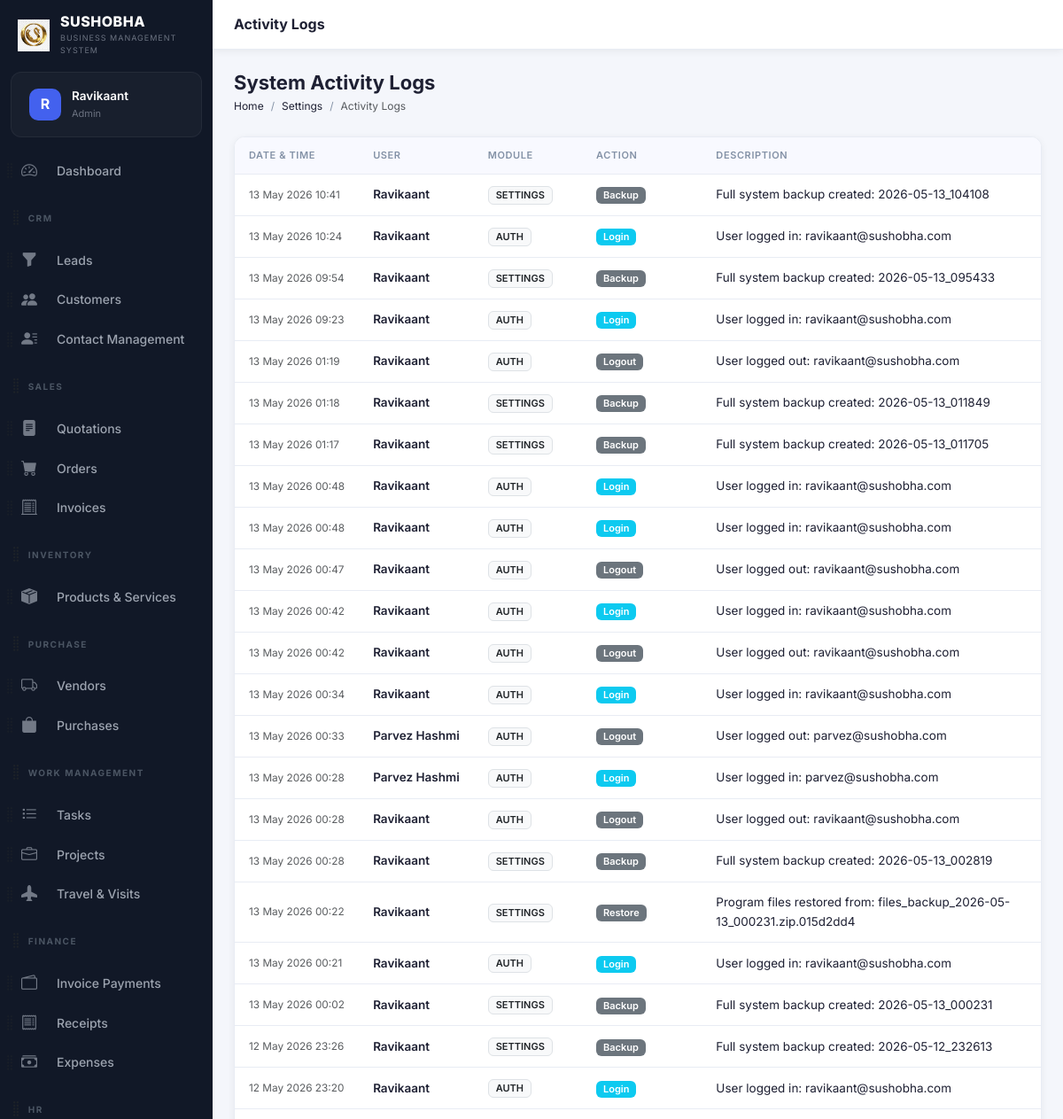
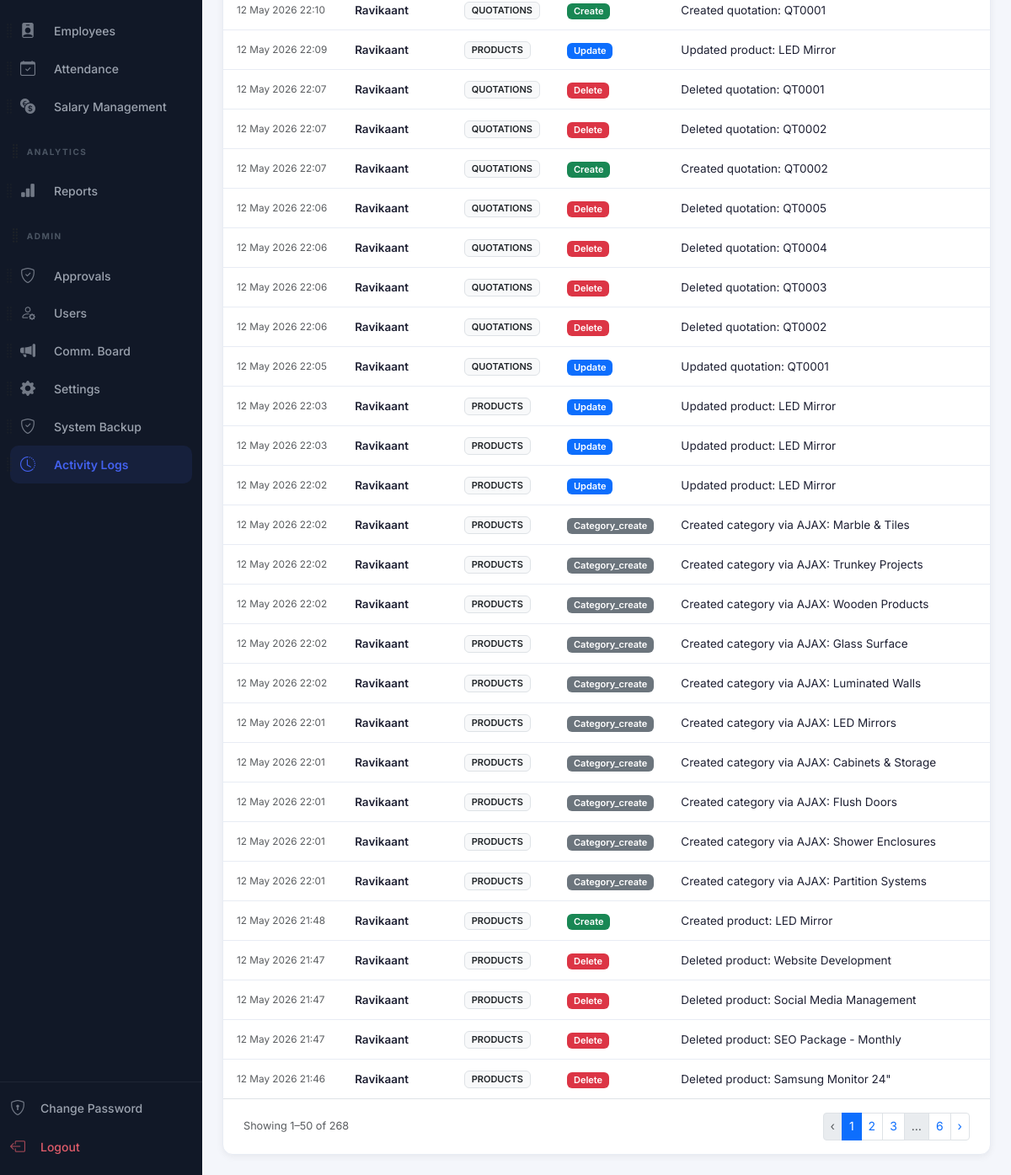
Page /modules/settings/activity-logs.php (signed in) on the earlier database version (2 pictures, top to bottom).
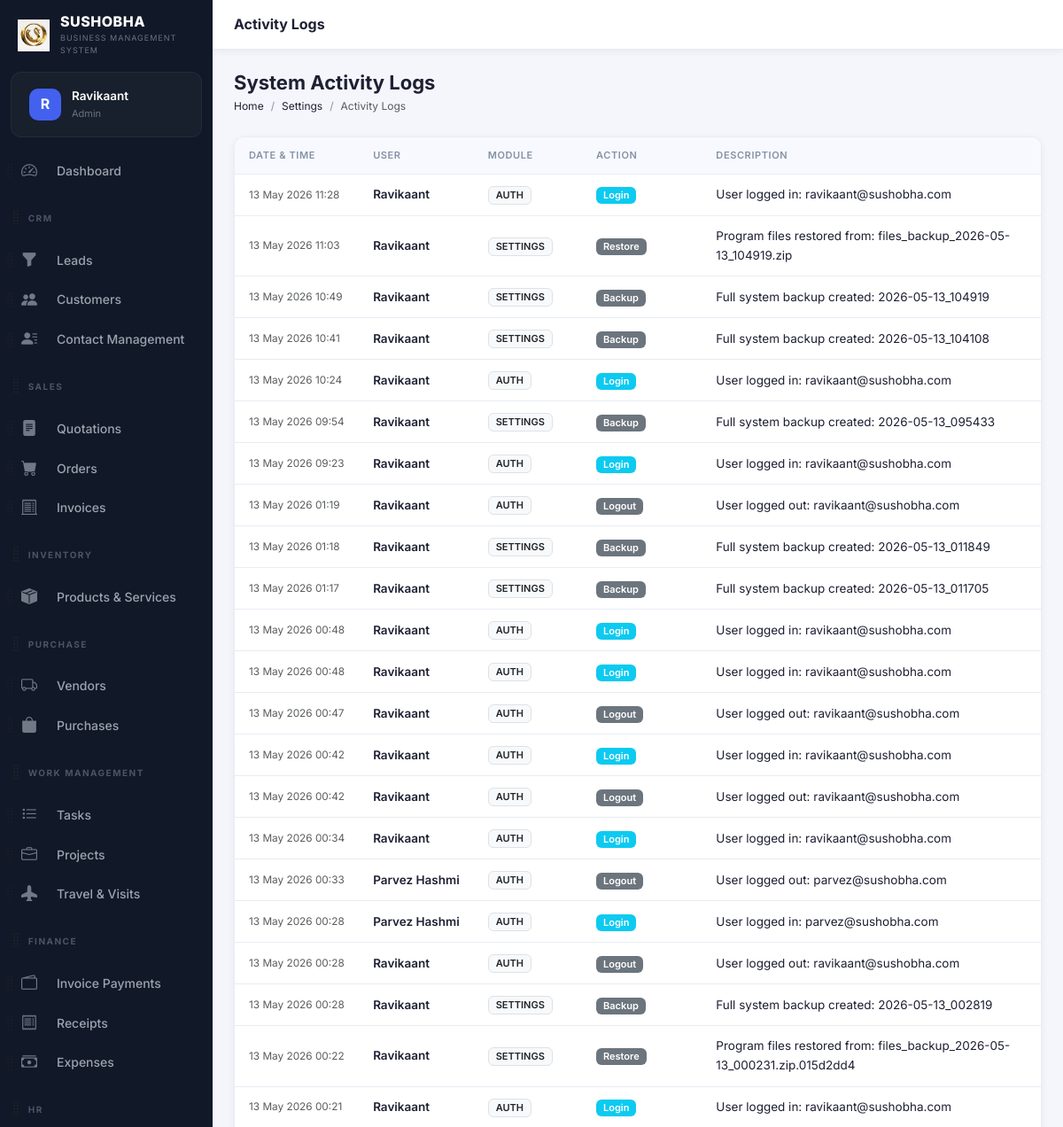
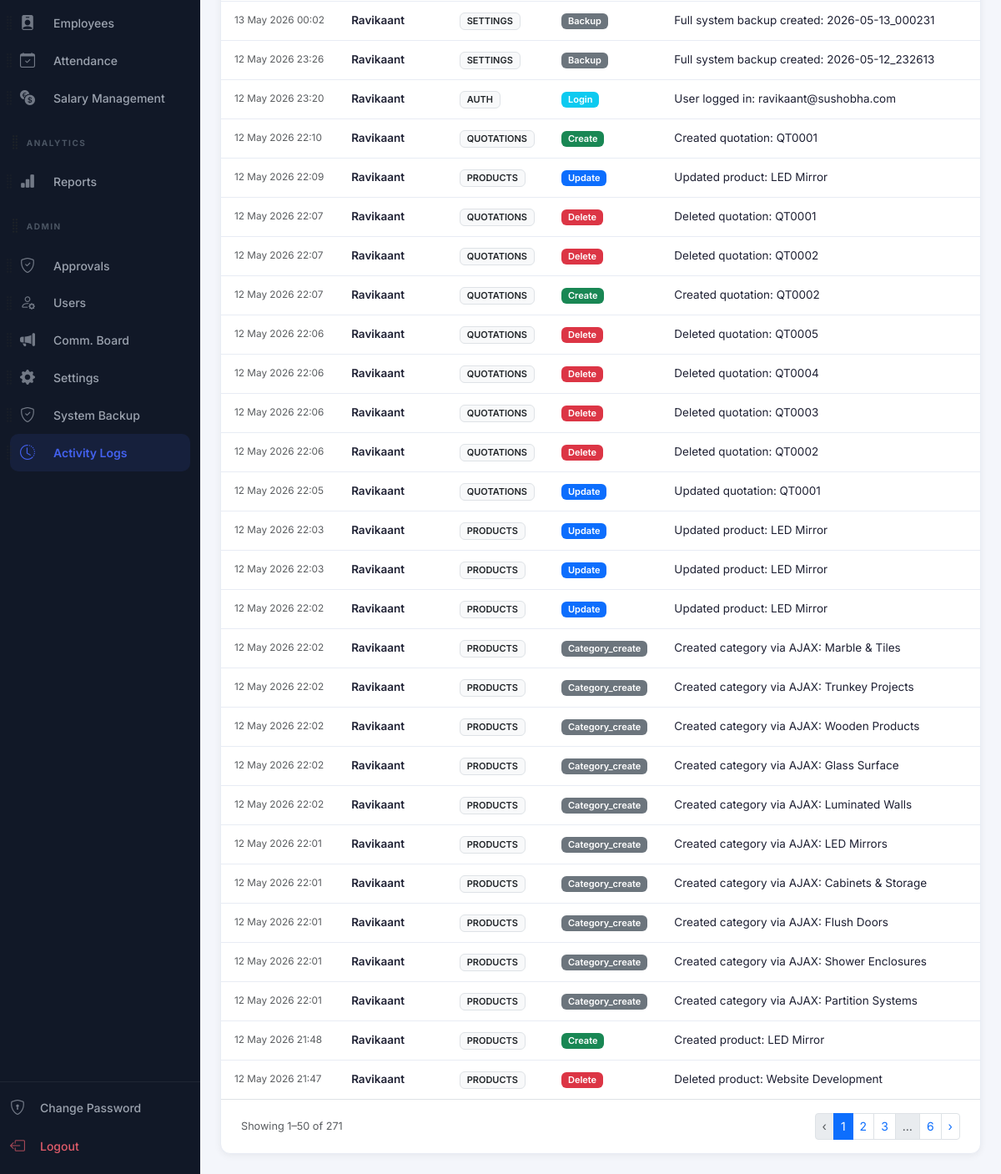
Same page on the later database version (2 pictures, top to bottom).
### tables this page shows
CREATE TABLE `users` (
  `id` int(10) unsigned NOT NULL AUTO_INCREMENT,
  `role_id` int(10) unsigned NOT NULL DEFAULT 5,
  `name` varchar(100) NOT NULL,
  `email` varchar(150) NOT NULL,
  `password` varchar(255) NOT NULL,
  `phone` varchar(20) DEFAULT NULL,
  `avatar` varchar(255) DEFAULT NULL,
  `is_active` tinyint(1) NOT NULL DEFAULT 1,
  `remember_token` varchar(100) DEFAULT NULL,
  `reset_token` varchar(100) DEFAULT NULL,
  `reset_token_expires` datetime DEFAULT NULL,
  `last_login` datetime DEFAULT NULL,
  `login_attempts` int(11) DEFAULT 0,
  `locked_until` datetime DEFAULT NULL,
  `created_at` timestamp NOT NULL DEFAULT current_timestamp(),
  `updated_at` timestamp NOT NULL DEFAULT current_timestamp() ON UPDATE current_timestamp(),
  `access_rights` varchar(255) DEFAULT '["Read"]',
  PRIMARY KEY (`id`),
  UNIQUE KEY `email` (`email`),
  KEY `role_id` (`role_id`),
  CONSTRAINT `users_ibfk_1` FOREIGN KEY (`role_id`) REFERENCES `roles` (`id`)
);

CREATE TABLE `roles` (
  `id` int(10) unsigned NOT NULL AUTO_INCREMENT,
  `name` varchar(50) NOT NULL,
  `slug` varchar(50) NOT NULL,
  `permissions` longtext DEFAULT NULL CHECK (json_valid(`permissions`)),
  `created_at` timestamp NOT NULL DEFAULT current_timestamp(),
  PRIMARY KEY (`id`),
  UNIQUE KEY `name` (`name`),
  UNIQUE KEY `slug` (`slug`)
);

CREATE TABLE `activity_logs` (
  `id` int(10) unsigned NOT NULL AUTO_INCREMENT,
  `user_id` int(10) unsigned DEFAULT NULL,
  `module` varchar(50) DEFAULT NULL,
  `action` varchar(50) DEFAULT NULL,
  `description` text DEFAULT NULL,
  `record_id` int(10) unsigned DEFAULT NULL,
  `ip_address` varchar(45) DEFAULT NULL,
  `user_agent` varchar(255) DEFAULT NULL,
  `created_at` timestamp NOT NULL DEFAULT current_timestamp(),
  PRIMARY KEY (`id`),
  KEY `user_id` (`user_id`),
  KEY `idx_log_module` (`module`),
  KEY `idx_log_created` (`created_at`),
  CONSTRAINT `activity_logs_ibfk_1` FOREIGN KEY (`user_id`) REFERENCES `users` (`id`) ON DELETE SET NULL
);

### config/db.php (called while the page is built, shortened)
<?php
class Database {
    private static ?PDO $instance = null;
    public static function getInstance(): PDO {
        if (self::$instance === null) {
            $host   = 'localhost';
            $dbname = 'sushobha_crm';
            $user   = 'root';
            $pass   = '';
            $charset = 'utf8mb4';
            $dsn = "mysql:host={$host};dbname={$dbname};charset={$charset}";
            $options = [
                PDO::ATTR_ERRMODE            => PDO::ERRMODE_EXCEPTION,
                PDO::ATTR_DEFAULT_FETCH_MODE => PDO::FETCH_ASSOC,
                PDO::ATTR_EMULATE_PREPARES   => false,
            ];
            try {
                self::$instance = new PDO($dsn, $user, $pass, $options);
            } catch (PDOException $e) {
                die(json_encode(['error' => 'Database connection failed: ' . $e->getMessage()]));
            }
        }
        return self::$instance;
    }
}
function db(): PDO {
    return Database::getInstance();
}

### includes/auth.php (called while the page is built, shortened)
<?php
require_once __DIR__ . '/../config/db.php';
function isLoggedIn(): bool {
    return isset($_SESSION['user_id']) && !empty($_SESSION['user_id']);
}
function currentUser(): ?array {
    static $user = null;
    if ($user === null) {
        $stmt = db()->prepare("SELECT u.*, r.name AS role_name, r.slug AS role_slug, r.permissions FROM users u JOIN roles r ON u.role_id = r.id WHERE u.id = ?");
        $stmt->execute([$_SESSION['user_id']]);
        $user = $stmt->fetch();
    }
    return $user;
}

### modules/settings/activity-logs.php (the view, shortened to what this page needs)
<?php
require_once __DIR__ . '/../../config/db.php';
require_once __DIR__ . '/../../includes/auth.php';
require_once __DIR__ . '/../../includes/functions.php';
$page   = max(1,(int)($_GET['page'] ?? 1));
$per    = 50;
$total = db()->query("SELECT COUNT(*) FROM activity_logs")->fetchColumn();
$pag = paginate($total, $per, $page, BASE_URL.'/modules/settings/activity-logs.php?');
$stmt = db()->prepare("SELECT a.*, u.name AS user_name FROM activity_logs a LEFT JOIN users u ON a.user_id = u.id ORDER BY a.created_at DESC LIMIT $per OFFSET {$pag['offset']}");
$stmt->execute();
$logs = $stmt->fetchAll();
include __DIR__ . '/../../includes/header.php';
?>
<?php include __DIR__ . '/../../includes/sidebar.php'; ?>
<div class="main-content">
<div class="topbar">
  <div class="topbar-title">Activity Logs</div>
</div>
<div class="page-content">
<div class="page-header">
  <div class="page-header-left"><h1>System Activity Logs</h1>
    <nav aria-label="breadcrumb"><ol class="breadcrumb"><li class="breadcrumb-item"><a href="<?= BASE_URL ?>/modules/dashboard/index.php">Home</a></li><li class="breadcrumb-item"><a href="<?= BASE_URL ?>/modules/settings/index.php">Settings</a></li><li class="breadcrumb-item active">Activity Logs</li></ol></nav>
  </div>
</div>
<div class="table-wrapper">
  <div class="table-responsive">
    <table class="table crm-table align-middle mb-0">
      <thead><tr><th>Date & Time</th><th>User</th><th>Module</th><th>Action</th><th>Description</th></tr></thead>
      <tbody>
        <?php if(empty($logs)): ?>
          <tr><td colspan="5"><div class="empty-state"><p>No logs found</p></div></td></tr>
        <?php else: foreach($logs as $log): ?>
        <tr>
          <td class="text-nowrap text-muted small"><?= date('d M Y H:i', strtotime($log['created_at'])) ?></td>
          <td class="fw-semibold"><?= e($log['user_name'] ?: 'System') ?></td>
          <td><span class="badge bg-light text-dark border text-uppercase"><?= e($log['module']) ?></span></td>
          <td>
            <?php
            $actionClass = 'bg-secondary';
            if ($log['action'] === 'create') $actionClass = 'bg-success';
            if ($log['action'] === 'update') $actionClass = 'bg-primary';
            if ($log['action'] === 'delete') $actionClass = 'bg-danger';
            if ($log['action'] === 'login') $actionClass = 'bg-info';
            ?>
            <span class="badge <?= $actionClass ?>"><?= ucfirst($log['action']) ?></span>
          </td>
          <td class="text-wrap" style="max-width: 400px;"><?= e($log['description']) ?></td>
        </tr>
        <?php endforeach; endif; ?>
      </tbody>
    </table>
  </div>
  <?php if($pag['total_pages']>1): ?>
  <div class="d-flex justify-content-between align-items-center px-4 py-3 border-top">
    <small class="text-muted">Showing <?= $pag['offset']+1 ?>–<?= min($pag['offset']+$per,$total) ?> of <?= $total ?></small>
    <?= paginationHtml($pag) ?>
  </div>
  <?php endif; ?>
</div>
</div></div>
<?php include __DIR__ . '/../../includes/footer.php'; ?>

### includes/header.php (shortened to what this page needs)
<?php
$currentUser = function_exists('currentUser') ? currentUser() : null;
?>
<!DOCTYPE html>
<html lang="en">
<head>
<link href="https://cdn.jsdelivr.net/npm/bootstrap@5.3.3/dist/css/bootstrap.min.css" rel="stylesheet">
<link href="https://cdn.jsdelivr.net/npm/bootstrap-icons@1.11.3/font/bootstrap-icons.min.css" rel="stylesheet">
<link href="https://cdnjs.cloudflare.com/ajax/libs/font-awesome/6.5.0/css/all.min.css" rel="stylesheet">
<link href="<?= BASE_URL ?>/assets/css/style.css" rel="stylesheet">
</head>
<body>
<div class="app-wrapper">

### includes/sidebar.php (shortened to what this page needs)
<?php
function isActive(string $path): string {
    return strpos($_SERVER['PHP_SELF'], $path) !== false ? 'active' : '';
}
$user = currentUser();
?>
<nav class="sidebar" id="sidebar">
  <div class="sidebar-brand">
    <div class="brand-logo">
      <img src="<?= BASE_URL ?>/assets/img/logo.png" alt="Logo" style="width: 100%; height: 100%; object-fit: contain;">
    </div>
    <div class="brand-text">
      <span class="brand-name"><?= APP_NAME ?></span>
      <span class="brand-tagline"><?= APP_TAGLINE ?></span>
    </div>
  </div>
  <div class="sidebar-user">
    <div class="sidebar-user-avatar">
      <?php if (!empty($user['avatar'])): ?>
        <img src="<?= BASE_URL ?>/<?= e($user['avatar']) ?>" alt="Avatar">
      <?php else: ?>
        <span><?= strtoupper(substr($user['name'] ?? 'U', 0, 1)) ?></span>
      <?php endif; ?>
    </div>
    <div class="sidebar-user-info">
      <span class="user-name"><?= e($user['name'] ?? 'User') ?></span>
      <span class="user-role"><?= ucwords(str_replace('_', ' ', $user['role_slug'] ?? '')) ?></span>
    </div>
  </div>
  <div class="sidebar-menu" id="sortableSidebar">
    <?php
    if (isAdmin()) {
        $defaultMenu[] = ['type' => 'header', 'id' => 'h_admin', 'label' => 'Admin'];
        $defaultMenu[] = ['type' => 'link', 'id' => 'approvals', 'url' => '/modules/approvals/index.php', 'icon' => 'bi-shield-check', 'label' => 'Approvals', 'match' => '/approvals/'];
        $defaultMenu[] = ['type' => 'link', 'id' => 'users', 'url' => '/modules/settings/users.php', 'icon' => 'bi-person-gear', 'label' => 'Users', 'match' => '/settings/users'];
        $defaultMenu[] = ['type' => 'link', 'id' => 'announcements', 'url' => '/modules/settings/announcements.php', 'icon' => 'bi-megaphone-fill', 'label' => 'Comm. Board', 'match' => '/settings/announcements'];
        $defaultMenu[] = ['type' => 'link', 'id' => 'settings', 'url' => '/modules/settings/index.php', 'icon' => 'bi-gear-fill', 'label' => 'Settings', 'match' => '/settings/index'];
        $defaultMenu[] = ['type' => 'link', 'id' => 'backup', 'url' => '/modules/settings/backup.php', 'icon' => 'bi-shield-check', 'label' => 'System Backup', 'match' => '/settings/backup'];
        $defaultMenu[] = ['type' => 'link', 'id' => 'activity_logs', 'url' => '/modules/settings/activity-logs.php', 'icon' => 'bi-clock-history', 'label' => 'Activity Logs', 'match' => '/activity-logs'];
    }
    $menuDict = [];
    foreach ($defaultMenu as $item) {
        $menuDict[$item['id']] = $item;
    }
    $userId = $_SESSION['user_id'] ?? 0;
    $stmt = db()->prepare("SELECT preference_value FROM user_preferences WHERE user_id = ? AND preference_key = 'sidebar_order'");
    $stmt->execute([$userId]);
    $savedOrderJson = $stmt->fetchColumn();
    $savedOrder = $savedOrderJson ? json_decode($savedOrderJson, true) : null;
    $menu = [];
    if ($savedOrder && is_array($savedOrder)) {
        foreach ($savedOrder as $id) {
            if (isset($menuDict[$id])) {
                $menu[] = $menuDict[$id];
                unset($menuDict[$id]);
            }
        }
        foreach ($menuDict as $item) {
            $menu[] = $item;
        }
    } else {
        $menu = $defaultMenu;
    }
    foreach ($menu as $item):
    ?>
      <div class="sidebar-sortable-item" data-id="<?= e($item['id']) ?>">
        <?php if ($item['type'] === 'header'): ?>
          <div class="menu-section-title d-flex align-items-center" style="margin-top: 15px;">
            <i class="bi bi-grip-vertical text-muted drag-handle" style="font-size: 1.2rem; cursor: grab; margin-left: -15px; margin-right: 2px;" title="Drag to reorder"></i>
            <span><?= e($item['label']) ?></span>
          </div>
        <?php else: ?>
          <div class="d-flex align-items-center position-relative">
            <i class="bi bi-grip-vertical text-muted drag-handle" style="font-size: 1.2rem; cursor: grab; opacity: 0.6; position: absolute; left: -15px; z-index: 10; padding: 10px 5px;" title="Drag to reorder"></i>
            <a href="<?= BASE_URL . $item['url'] ?>" class="menu-item flex-grow-1 mb-0 <?= isActive($item['match']) ?>">
              <i class="bi <?= $item['icon'] ?>"></i><span class="ms-1"><?= e($item['label']) ?></span>
            </a>
          </div>
        <?php endif; ?>
      </div>
    <?php endforeach; ?>
  </div>
  <div class="sidebar-footer">
    <a href="<?= BASE_URL ?>/modules/auth/change-password.php" class="menu-item <?= isActive('/auth/change-password') ?>">
      <i class="bi bi-shield-lock"></i><span>Change Password</span>
    </a>
    <a href="<?= BASE_URL ?>/modules/auth/logout.php" class="menu-item menu-item-logout">
      <i class="bi bi-box-arrow-left"></i><span>Logout</span>
    </a>
  </div>
</nav>

### includes/functions.php (shortened to what this page needs)
<?php
require_once __DIR__ . '/../config/db.php';
function e(?string $str): string {
    return htmlspecialchars($str ?? '', ENT_QUOTES | ENT_HTML5, 'UTF-8');
}
function paginate(int $total, int $perPage, int $currentPage, string $url): array {
    $totalPages = max(1, (int)ceil($total / $perPage));
    $currentPage = max(1, min($currentPage, $totalPages));
    $offset = ($currentPage - 1) * $perPage;
    return ['total'=>$total,'per_page'=>$perPage,'current'=>$currentPage,'total_pages'=>$totalPages,'offset'=>$offset,'url'=>$url];
}
function paginationHtml(array $p): string {
    $html = '<nav><ul class="pagination pagination-sm mb-0">';
    $html .= '<li class="page-item' . ($p['current']<=1?' disabled':'') . '"><a class="page-link" href="' . $p['url'] . '&page=' . ($p['current']-1) . '">‹</a></li>';
    $start = max(1, $p['current']-2);
    $end   = min($p['total_pages'], $p['current']+2);
    for ($i=$start; $i<=$end; $i++) {
        $html .= '<li class="page-item' . ($i==$p['current']?' active':'') . '"><a class="page-link" href="' . $p['url'] . '&page=' . $i . '">' . $i . '</a></li>';
    }
    if ($end < $p['total_pages']) $html .= ($end<$p['total_pages']-1?'<li class="page-item disabled"><span class="page-link">…</span></li>':'') . '<li class="page-item"><a class="page-link" href="' . $p['url'] . '&page=' . $p['total_pages'] . '">' . $p['total_pages'] . '</a></li>';
    $html .= '<li class="page-item' . ($p['current']>=$p['total_pages']?' disabled':'') . '"><a class="page-link" href="' . $p['url'] . '&page=' . ($p['current']+1) . '">›</a></li>';
    $html .= '</ul></nav>';
    return $html;
}

### includes/footer.php (shortened to what this page needs)
</div>
<div aria-live="polite" aria-atomic="true" class="position-relative">
  <div class="toast-container position-fixed bottom-0 end-0 p-3" id="toastPlacement" style="z-index: 1055;">
  </div>
</div>
</body>
</html>

Differences in the rows shown:
no longer on this page (row unchanged): activity_logs: created_at "12 May 2026 21:47", user.name "Ravikaant", module "PRODUCTS", action "Delete", description "Deleted product: Social Media Management"
no longer on this page (row unchanged): activity_logs: created_at "12 May 2026 21:47", user.name "Ravikaant", module "PRODUCTS", action "Delete", description "Deleted product: SEO Package - Monthly"
no longer on this page (row unchanged): activity_logs: created_at "12 May 2026 21:46", user.name "Ravikaant", module "PRODUCTS", action "Delete", description "Deleted product: Samsung Monitor 24\""
added activity_logs: created_at "13 May 2026 11:28", user.name "Ravikaant", module "AUTH", action "Login", description "User logged in: ravikaant@sushobha.com"
added activity_logs: created_at "13 May 2026 11:03", user.name "Ravikaant", module "SETTINGS", action "Restore", description "Program files restored from: files_backup_2026-05-13_104919.zip"
added activity_logs: created_at "13 May 2026 10:49", user.name "Ravikaant", module "SETTINGS", action "Backup", description "Full system backup created: 2026-05-13_104919"
Other differences:
$total: "268" → "271"
